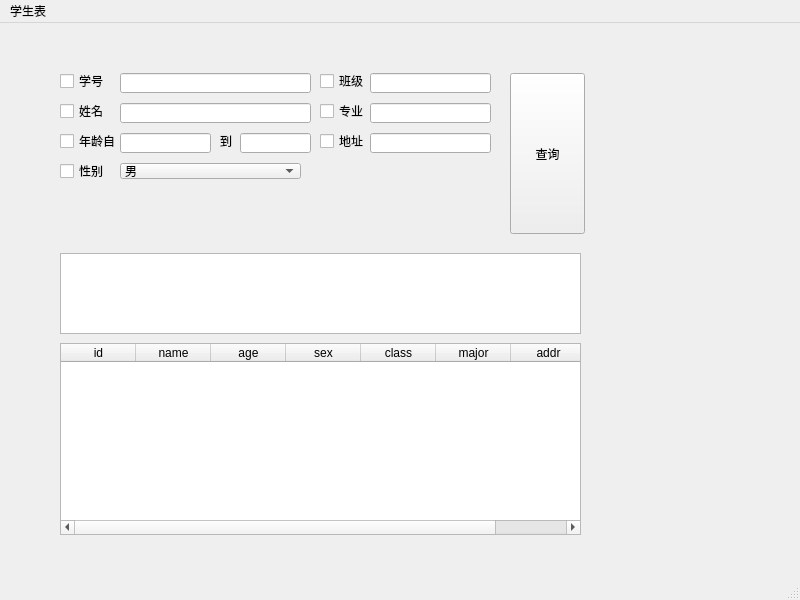
<?xml version="1.0" encoding="UTF-8"?>
<ui version="4.0">
 <class>MainWindow</class>
 <widget class="QMainWindow" name="MainWindow">
  <property name="geometry">
   <rect>
    <x>0</x>
    <y>0</y>
    <width>800</width>
    <height>600</height>
   </rect>
  </property>
  <property name="windowTitle">
   <string>MainWindow</string>
  </property>
  <widget class="QWidget" name="centralwidget">
   <widget class="QPushButton" name="query_button">
    <property name="geometry">
     <rect>
      <x>510</x>
      <y>50</y>
      <width>75</width>
      <height>161</height>
     </rect>
    </property>
    <property name="text">
     <string>查询</string>
    </property>
   </widget>
   <widget class="QCheckBox" name="id">
    <property name="geometry">
     <rect>
      <x>60</x>
      <y>50</y>
      <width>68</width>
      <height>16</height>
     </rect>
    </property>
    <property name="text">
     <string>学号</string>
    </property>
   </widget>
   <widget class="QCheckBox" name="name">
    <property name="geometry">
     <rect>
      <x>60</x>
      <y>80</y>
      <width>68</width>
      <height>16</height>
     </rect>
    </property>
    <property name="text">
     <string>姓名</string>
    </property>
   </widget>
   <widget class="QCheckBox" name="age">
    <property name="geometry">
     <rect>
      <x>60</x>
      <y>110</y>
      <width>68</width>
      <height>16</height>
     </rect>
    </property>
    <property name="text">
     <string>年龄自</string>
    </property>
   </widget>
   <widget class="QCheckBox" name="sex">
    <property name="geometry">
     <rect>
      <x>60</x>
      <y>140</y>
      <width>68</width>
      <height>16</height>
     </rect>
    </property>
    <property name="text">
     <string>性别</string>
    </property>
   </widget>
   <widget class="QCheckBox" name="class_2">
    <property name="geometry">
     <rect>
      <x>320</x>
      <y>50</y>
      <width>68</width>
      <height>16</height>
     </rect>
    </property>
    <property name="text">
     <string>班级</string>
    </property>
   </widget>
   <widget class="QCheckBox" name="major">
    <property name="geometry">
     <rect>
      <x>320</x>
      <y>80</y>
      <width>68</width>
      <height>16</height>
     </rect>
    </property>
    <property name="text">
     <string>专业</string>
    </property>
   </widget>
   <widget class="QCheckBox" name="address">
    <property name="geometry">
     <rect>
      <x>320</x>
      <y>110</y>
      <width>68</width>
      <height>16</height>
     </rect>
    </property>
    <property name="text">
     <string>地址</string>
    </property>
   </widget>
   <widget class="QLineEdit" name="id_line">
    <property name="geometry">
     <rect>
      <x>120</x>
      <y>50</y>
      <width>191</width>
      <height>20</height>
     </rect>
    </property>
   </widget>
   <widget class="QLineEdit" name="name_line">
    <property name="geometry">
     <rect>
      <x>120</x>
      <y>80</y>
      <width>191</width>
      <height>20</height>
     </rect>
    </property>
   </widget>
   <widget class="QLineEdit" name="age_line_from">
    <property name="geometry">
     <rect>
      <x>120</x>
      <y>110</y>
      <width>91</width>
      <height>20</height>
     </rect>
    </property>
   </widget>
   <widget class="QLineEdit" name="age_line_to">
    <property name="geometry">
     <rect>
      <x>240</x>
      <y>110</y>
      <width>71</width>
      <height>20</height>
     </rect>
    </property>
   </widget>
   <widget class="QLineEdit" name="class_line">
    <property name="geometry">
     <rect>
      <x>370</x>
      <y>50</y>
      <width>121</width>
      <height>20</height>
     </rect>
    </property>
   </widget>
   <widget class="QLineEdit" name="major_line">
    <property name="geometry">
     <rect>
      <x>370</x>
      <y>80</y>
      <width>121</width>
      <height>20</height>
     </rect>
    </property>
   </widget>
   <widget class="QLineEdit" name="address_line">
    <property name="geometry">
     <rect>
      <x>370</x>
      <y>110</y>
      <width>121</width>
      <height>20</height>
     </rect>
    </property>
   </widget>
   <widget class="QComboBox" name="sex_combo">
    <property name="geometry">
     <rect>
      <x>120</x>
      <y>140</y>
      <width>181</width>
      <height>16</height>
     </rect>
    </property>
    <item>
     <property name="text">
      <string>男</string>
     </property>
    </item>
    <item>
     <property name="text">
      <string>女</string>
     </property>
    </item>
   </widget>
   <widget class="QLabel" name="label">
    <property name="geometry">
     <rect>
      <x>220</x>
      <y>110</y>
      <width>16</width>
      <height>16</height>
     </rect>
    </property>
    <property name="text">
     <string>到</string>
    </property>
   </widget>
   <widget class="QTableWidget" name="result">
    <property name="geometry">
     <rect>
      <x>60</x>
      <y>320</y>
      <width>521</width>
      <height>192</height>
     </rect>
    </property>
    <attribute name="horizontalHeaderDefaultSectionSize">
     <number>75</number>
    </attribute>
    <column>
     <property name="text">
      <string>id</string>
     </property>
    </column>
    <column>
     <property name="text">
      <string>name</string>
     </property>
    </column>
    <column>
     <property name="text">
      <string>age</string>
     </property>
    </column>
    <column>
     <property name="text">
      <string>sex</string>
     </property>
    </column>
    <column>
     <property name="text">
      <string>class</string>
     </property>
    </column>
    <column>
     <property name="text">
      <string>major</string>
     </property>
    </column>
    <column>
     <property name="text">
      <string>addr</string>
     </property>
    </column>
   </widget>
   <widget class="QListView" name="sql">
    <property name="geometry">
     <rect>
      <x>60</x>
      <y>230</y>
      <width>521</width>
      <height>81</height>
     </rect>
    </property>
   </widget>
  </widget>
  <widget class="QMenuBar" name="menubar">
   <property name="geometry">
    <rect>
     <x>0</x>
     <y>0</y>
     <width>800</width>
     <height>22</height>
    </rect>
   </property>
   <widget class="QMenu" name="menu">
    <property name="title">
     <string>学生表</string>
    </property>
   </widget>
   <addaction name="menu"/>
  </widget>
  <widget class="QStatusBar" name="statusbar"/>
 </widget>
 <resources/>
 <connections/>
</ui>
